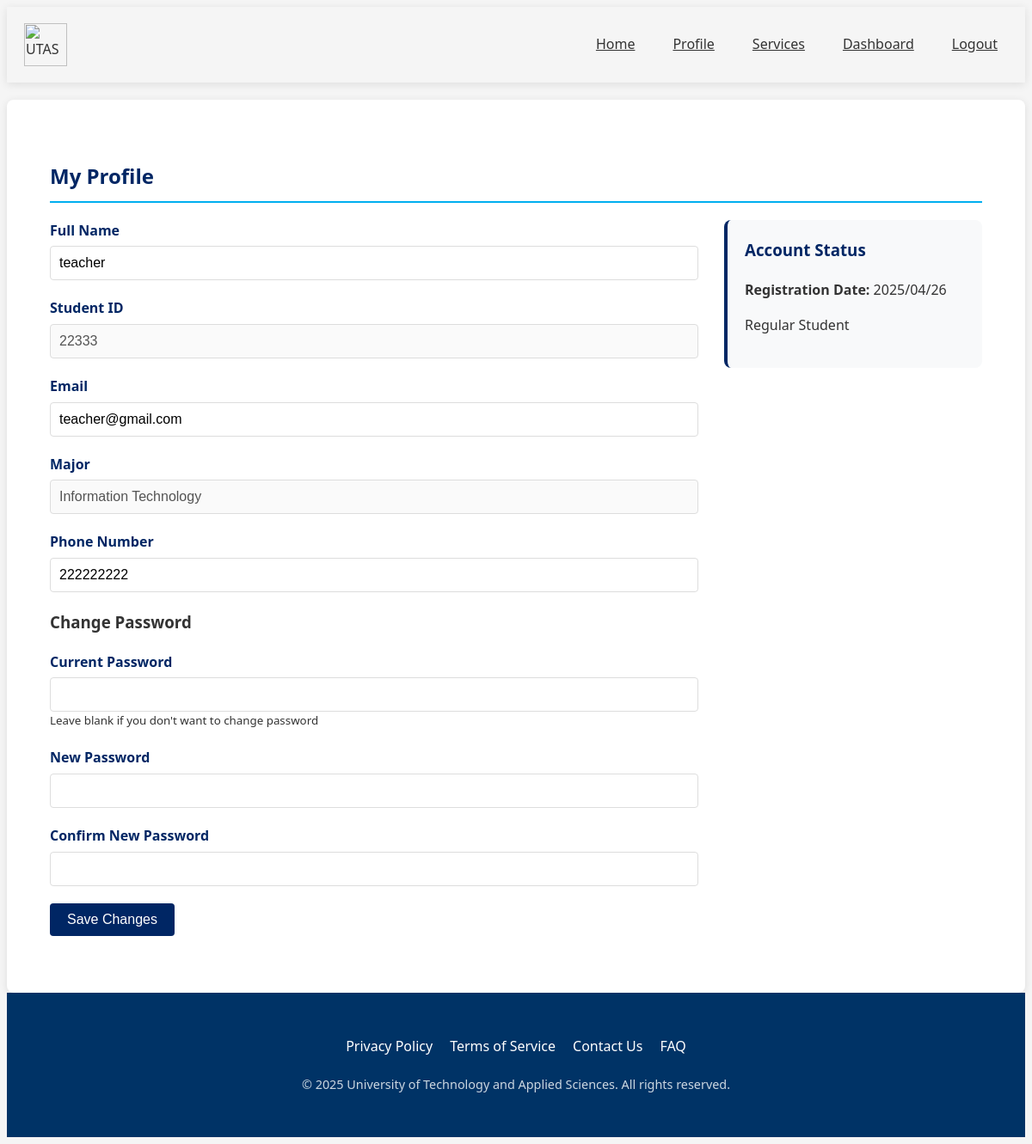
The page /profile.php (signed in) on the database its author committed.
### tables this page shows
CREATE TABLE `users` (
  `id` int(11) NOT NULL,
  `university_id` varchar(20) NOT NULL,
  `email` varchar(100) NOT NULL,
  `password` varchar(255) NOT NULL,
  `full_name` varchar(100) NOT NULL,
  `specialization` enum('IT','Engineering') NOT NULL,
  `phone` varchar(20) NOT NULL,
  `gpa` decimal(3,2) DEFAULT NULL,
  `is_tutor` tinyint(1) DEFAULT 0,
  `profile_image` varchar(255) DEFAULT NULL,
  `created_at` timestamp NOT NULL DEFAULT current_timestamp(),
  `updated_at` timestamp NOT NULL DEFAULT current_timestamp() ON UPDATE current_timestamp(),
  `user_type` enum('student','teacher') NOT NULL DEFAULT 'student'
);

### functions.php (called while the page is built, shortened)
<?php
function is_logged_in() {
    return isset($_SESSION['user_id']);
}
function get_user_data($conn, $user_id) {
    $stmt = $conn->prepare("SELECT * FROM users WHERE id = ?");
    $stmt->execute([$user_id]);
    return $stmt->fetch(PDO::FETCH_ASSOC);
}
?>

### profile.php (the view, shortened to what this page needs)
<?php
require_once 'config.php';
require_once 'functions.php';
$user_id = $_SESSION['user_id'];
$user = get_user_data($conn, $user_id);
?>
<header>
        <div class="container header-container">
            <div class="logo">
                <img src="https://encrypted-tbn0.gstatic.com/images?q=tbn:ANd9GcT13qZq8ttUi44qMBaoT4-aloxfJL712OeWyQ&s" alt="UTAS Logo">
            </div>
            <nav>
                <ul>
                    <li><a href="dashboard.php">Home</a></li>
                    <li><a href="profile.php">Profile</a></li>
                    <li><a href="services.php">Services</a></li>
                    <?php if(is_logged_in()): ?>
                        <li><a href="dashboard.php">Dashboard</a></li>
                        <li><a href="logout.php">Logout</a></li>
                    <?php endif; ?>
                </ul>
            </nav>
        </div>
    </header>
<section class="profile">
    <div class="container">
        <h2>My Profile</h2>
        <div class="profile-content">
            <div class="profile-info">
                <form action="<?php echo htmlspecialchars($_SERVER['PHP_SELF']); ?>" method="post">
                    <div class="form-group">
                        <label for="full_name">Full Name</label>
                        <input type="text" id="full_name" name="full_name" value="<?php echo $user['full_name']; ?>" required>
                    </div>
                    <div class="form-group">
                        <label for="university_id">Student ID</label>
                        <input type="text" id="university_id" value="<?php echo $user['university_id']; ?>" disabled>
                    </div>
                    <div class="form-group">
                        <label for="email">Email</label>
                        <input type="email" id="email" name="email" value="<?php echo $user['email']; ?>" required>
                    </div>
                    <div class="form-group">
                        <label for="specialization">Major</label>
                        <input type="text" id="specialization" value="<?php echo ($user['specialization'] == 'IT') ? 'Information Technology' : 'Engineering'; ?>" disabled>
                    </div>
                    <div class="form-group">
                        <label for="phone">Phone Number</label>
                        <input type="tel" id="phone" name="phone" value="<?php echo $user['phone']; ?>">
                    </div>
                    <h3>Change Password</h3>
                    <div class="form-group">
                        <label for="password">Current Password</label>
                        <input type="password" id="password" name="password">
                        <small>Leave blank if you don't want to change password</small>
                    </div>
                    <div class="form-group">
                        <label for="new_password">New Password</label>
                        <input type="password" id="new_password" name="new_password">
                    </div>
                    <div class="form-group">
                        <label for="confirm_password">Confirm New Password</label>
                        <input type="password" id="confirm_password" name="confirm_password">
                    </div>
                    <button type="submit" class="btn btn-primary">Save Changes</button>
                </form>
            </div>
            <div class="profile-status">
                <div class="status-card">
                    <h3>Account Status</h3>
                    <p><strong>Registration Date:</strong> <?php echo date('Y/m/d', strtotime($user['created_at'])); ?></p>
                    <?php if($user['is_tutor']): ?>
                        <div class="tutor-badge">
                            <i class="fas fa-user-tie"></i>
                            <span>Verified Tutor</span>
                        </div>
                        <p>You can offer tutoring services to other students.</p>
                    <?php else: ?>
                        <p>Regular Student</p>
                    <?php endif; ?>
                </div>
            </div>
        </div>
    </div>
</section>
<footer>
        <div class="container">
            <div class="footer-links">
                <a href="#">Privacy Policy</a>
                <a href="#">Terms of Service</a>
                <a href="#">Contact Us</a>
                <a href="#">FAQ</a>
            </div>
            <div class="copyright">
                &copy; <?php echo date('Y'); ?> University of Technology and Applied Sciences. All rights reserved.
            </div>
        </div>
    </footer>

### profile.php (style rules this page uses)
.container { max-width: 1200px; margin: 0 auto; padding: 20px; }
.profile { background-color: var(--utas-light); border-radius: 8px; box-shadow: 0 2px 10px rgba(0, 0, 0, 0.1); padding: 30px; margin-top: 20px; }
.profile h2 { color: var(--utas-primary); border-bottom: 2px solid var(--utas-accent); padding-bottom: 10px; margin-bottom: 20px; }
.profile-content { display: flex; flex-wrap: wrap; gap: 30px; }
.profile-info { flex: 1; min-width: 300px; }
.profile-status { flex: 0 0 300px; }
.form-group { margin-bottom: 20px; }
.form-group label { display: block; margin-bottom: 5px; font-weight: 600; color: var(--utas-primary); }
.form-group input { width: 100%; padding: 10px; border: 1px solid #ddd; border-radius: 4px; font-size: 16px; }
.btn { display: inline-block; padding: 10px 20px; background-color: var(--utas-primary); color: white; border: none; border-radius: 4px; cursor: pointer; font-size: 16px; transition: background-color 0.3s; }
.status-card { background-color: #f8f9fa; padding: 20px; border-radius: 8px; border-left: 4px solid var(--utas-primary); }
.status-card h3 { color: var(--utas-primary); margin-top: 0; }
footer { background-color: #003366; color: white; padding: 30px 0; text-align: center; }
.footer-links { display: flex; justify-content: center; gap: 20px; margin-bottom: 20px; }
.footer-links a { color: var(--utas-white); text-decoration: none; }
.copyright { font-size: 0.9rem; opacity: 0.8; }
header { background-color: var(--white); box-shadow: 0 2px 10px rgba(0, 0, 0, 0.1); padding: 15px 0; position: sticky; top: 0; z-index: 100; }
.header-container { display: flex; justify-content: space-between; align-items: center; max-width: 1200px; margin: 0 auto; padding: 0 20px; }
.logo img { height: 50px; }
nav ul { display: flex; list-style: none; gap: 20px; }
nav ul li a { color: var(--dark-color); font-weight: 500; padding: 8px 12px; border-radius: 5px; transition: all 0.3s ease; }

### rows shown on the page
users: full_name "teacher", university "22333", email "teacher@gmail.com", specialization "Information Technology", phone "222222222", created_at "2025/04/26"
